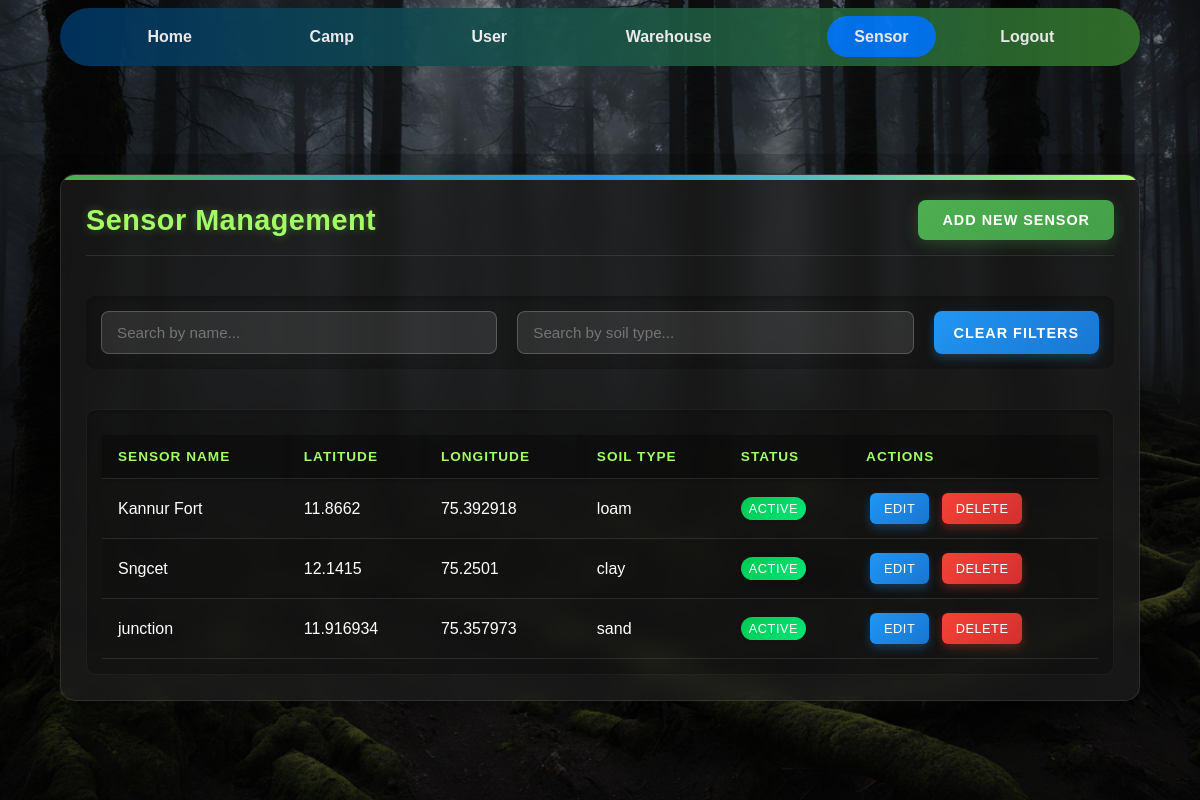
/admin/sensor (signed in), run on the app's committed database.
### app/models.py (models this page shows, shortened)
class Sensor(db.Model):
    __tablename__ = 'sensor'
    sid = db.Column(db.Integer, primary_key=True)
    name = db.Column(db.String(100), nullable=False)
    latitude = db.Column(db.Float, nullable=False)
    longitude = db.Column(db.Float, nullable=False)
    soil_type = db.Column(db.String(50), nullable=False)
    status = db.Column(db.String(20), default='Active')
    operational_status = db.Column(db.String(20), default='Active')
    created_at = db.Column(db.DateTime, default=datetime.utcnow)
    last_reading = db.Column(db.DateTime)
    moisture_level = db.Column(db.Float)
    temperature = db.Column(db.Float)
    battery_level = db.Column(db.Float)

### app/blueprints/admin/routes.py (the view)
@admin_bp.route('/sensor')
@login_required
def sensor():
    try:
        db_sensors = Sensor.query.all()
        try:
            with open('app/static/data/sensor_data.json', 'r') as f:
                json_sensors = json.load(f)
                json_sensor_list = [{
                    'sid': sensor['id'],
                    'name': sensor['name'],
                    'latitude': sensor['latitude'],
                    'longitude': sensor['longitude'],
                    'soil_type': sensor['soil_type'],
                    'status': sensor.get('status', 'Active'),
                    'operational_status': sensor.get('operational_status', 'Active')
                } for sensor in json_sensors]
        except (FileNotFoundError, json.JSONDecodeError):
            json_sensor_list = []
        all_sensors = []
        seen_ids = set()
        for sensor in db_sensors:
            seen_ids.add(sensor.sid)
            all_sensors.append(sensor)
        for sensor_data in json_sensor_list:
            if sensor_data['sid'] not in seen_ids:
                json_sensor = Sensor(
                    sid=sensor_data['sid'],
                    name=sensor_data['name'],
                    latitude=sensor_data['latitude'],
                    longitude=sensor_data['longitude'],
                    soil_type=sensor_data['soil_type'],
                    status=sensor_data['status'],
                    operational_status=sensor_data['operational_status']
                )
                all_sensors.append(json_sensor)
        return render_template('admin/sensor.html', sensors=all_sensors)
    except Exception as e:
        flash(f"Error loading sensors: {str(e)}", "error")
        return render_template('admin/sensor.html', sensors=[])

### app/__init__.py (called while the page is built)
@login_manager.user_loader
def load_user(user_id):
    return User.query.get(int(user_id))

### app/templates/admin/sensor.html (shortened to what this page needs)
{% extends 'base.html' %}
{% block csscontent %}
<link rel="stylesheet" href="{{ url_for('static',filename='css/admin/sensor.css')}}">
{% endblock %}
{% block content %}
<div class="sensor-management-container">
    <div class="sensor-management-box">
        <div class="sensor-header">
            <h2>Sensor Management</h2>
            <button id="addSensorBtn" class="btn-add">Add New Sensor</button>
        </div>
        <div class="search-filter-section">
            <input type="text" id="name-filter" placeholder="Search by name..." />
            <input type="text" id="location-filter" placeholder="Search by soil type..." />
            <button id="clear-filters">Clear Filters</button>
        </div>
        <div class="table-container">
            <table class="sensor-table">
                <thead>
                    <tr>
                        <th>Sensor Name</th>
                        <th>Latitude</th>
                        <th>Longitude</th>
                        <th>Soil Type</th>
                        <th>Status</th>
                        <th>Actions</th>
                    </tr>
                </thead>
                <tbody>
                    {% for sensor in sensors %}
                    <tr>
                        <td>{{ sensor.name }}</td>
                        <td>{{ sensor.latitude }}</td>
                        <td>{{ sensor.longitude }}</td>
                        <td>{{ sensor.soil_type }}</td>
                        <td>
                            <span class="status-badge status-{{ sensor.status.lower() }}">
                                {{ sensor.status }}
                            </span>
                        </td>
                        <td class="action-buttons">
                            <button class="edit-btn" data-sensor-id="{{ sensor.sid }}">Edit</button>
                            <button class="delete-btn" onclick="deleteSensor({{ sensor.sid }})">Delete</button>
                        </td>
                    </tr>
                    {% endfor %}
                </tbody>
            </table>
        </div>
    </div>
</div>
{% endblock %}

### app/templates/base.html (shortened to what this page needs)
<!DOCTYPE html>
<html lang="en">
<head>
    <link rel="stylesheet" href="https://cdnjs.cloudflare.com/ajax/libs/font-awesome/6.0.0-beta3/css/all.min.css">
    <link rel="stylesheet" href="https://unpkg.com/leaflet@1.9.4/dist/leaflet.css" />
    <link rel="stylesheet" href="{{ url_for('static', filename='/css/styles.css') }}">
    {% block csscontent %}
    {% endblock %}
</head>
<body>
    {% set role_routes = {
        'user': {
            'home': 'user.index',
            'alerts': 'user.alerts',
            'camps': 'user.camps',
            'donations': 'user.donations',
            'volunteer': 'user.volunteer',
            'forums': 'user.forums',
            'guide': 'user.guide'
        },
        'admin':{
            'home': 'admin.index',
            'camp': 'admin.camp',
            'user': 'admin.user',
            'warehouse': 'admin.warehouse',
            'sensor': 'admin.sensor'
        }
    } %}
    {% set user_role = current_user.role if current_user.is_authenticated else 'guest' %}
    {% if request.endpoint not in  ['auth.login', 'local_auth.index','warehouse_manager.index','camp_manager.index'] %}
    <header>
        <div class="nav-container">
            <nav>
                <ul>
                    {% if user_role in role_routes %}
                        {% for label, endpoint in role_routes[user_role].items() %}
                            <li {% if request.endpoint == endpoint %} class="active" {% endif %}>
                                <a href="{{ url_for(endpoint) }}">{{ label.capitalize() }}</a>
                            </li>
                        {% endfor %}
                    {% endif %}
                    {% if current_user.is_authenticated %}
                        <li class="logout">
                            <a href="{{ url_for('auth.logout') }}">Logout</a>
                        </li>
                    {% endif %}
                </ul>
            </nav>
        </div>
    </header>
    {% endif %}
    {% block content %}
    {% endblock %}
</body>
</html>

### app/static/css/styles.css (style rules this page uses)
body { font-family: 'Poppins', Arial, sans-serif; margin: 0; padding: 0; background-image: url('../images/forest.png'); background-size: cover; background-position: center; display: flex; flex-direction: column; max-height: 100vh; overflow: hidden; position: relative; }
body::before { content: ''; position: absolute; top: 0; left: 0; width: 100%; height: 100vh; background: rgba(0, 0, 0, 0.5); z-index: -1; }
.nav-container { background: linear-gradient(to right, #003564, #337429); padding: 0.5vh 1%; border-radius: 40px; margin: 1vh 5%; opacity: 0.9; box-sizing: border-box; }
nav ul { list-style: none; padding: 0; display: flex; justify-content: space-around; align-items: center; gap: 1%; font-weight: 700; }
nav li { margin: 0; }
nav a { color: white; text-decoration: none; font-size: 2vh; padding: 1vh 2%; transition: all 0.3s ease; white-space: nowrap; border-radius: 20px; }
nav li:first-child { padding-left: 2%; }
nav li:last-child { padding-right: 2%; }
.active a { background-color: #007bff; border-radius: 40px; padding: 1.5vh 50%; transform: scale(1.1); }

### data on the page
Sensor: name "Kannur Fort", latitude "11.8662", longitude "75.392918", soil_type "loam", status "ACTIVE"
Sensor: name "Sngcet", latitude "12.1415", longitude "75.2501", soil_type "clay", status "ACTIVE"
Sensor: name "junction", latitude "11.916934", longitude "75.357973", soil_type "sand", status "ACTIVE"

### other printed values
{{ label.capitalize() }} "Home" "Camp" "User" "Warehouse" "Sensor"
